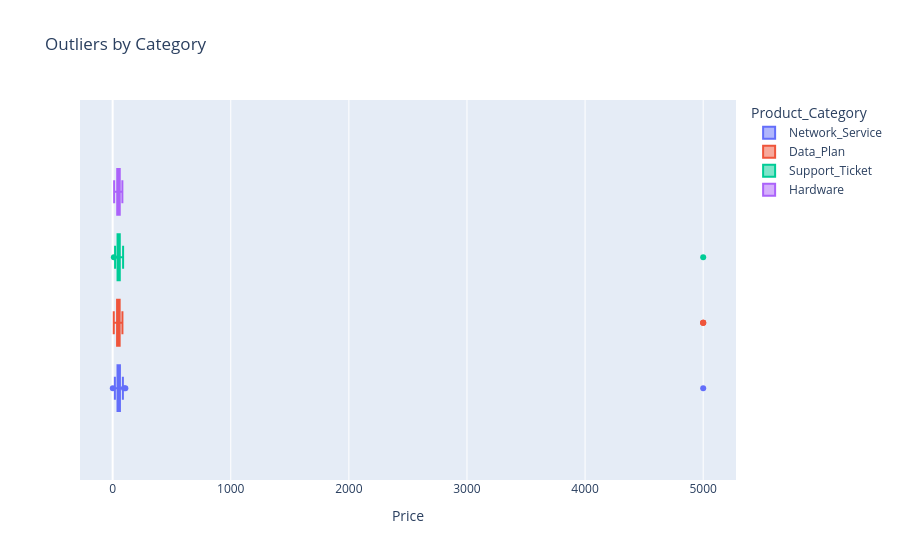

Notebook code cell kept with this figure:
### Code cell
import plotly.express as px
fig = px.box(df, x="Price", color="Product_Category",
             title="Outliers by Category",
             hover_data=["Transaction_ID"])
fig.show()

### Figure 1 — Plotly figure (JSON) as saved in the notebook; plotly's stock layout.template omitted (floating-point values rounded to 4 significant figures; data arrays with more than 128 entries replaced by an {"elided": "..."} marker saying what was removed)
{"data": [{"alignmentgroup": "True", "customdata": [["TXN1057"], ["TXN1321"], ["TXN1226"], ["TXN1467"], ["TXN1361"], ["TXN1185"], ["TXN1229"], ["TXN1317"], ["TXN1059"], ["TXN1158"], ["TXN1428"], ["TXN1336"], ["TXN1491"], ["TXN1217"], ["TXN1131"], ["TXN1253"], ["TXN1415"], ["TXN1198"], ["TXN1087"], ["TXN1247"], ["TXN1440"], ["TXN1136"], ["TXN1263"], ["TXN1184"], ["TXN1463"], ["TXN1403"], ["TXN1031"], ["TXN1432"], ["TXN1288"], ["TXN1119"], ["TXN1246"], ["TXN1015"], ["TXN1082"], ["TXN1141"], ["TXN1002"], ["TXN1292"], ["TXN1290"], ["TXN1413"], ["TXN1127"], ["TXN1132"], ["TXN1135"], ["TXN1035"], ["TXN1243"], ["TXN1228"], ["TXN1384"], ["TXN1454"], ["TXN1383"], ["TXN1301"], ["TXN1379"], ["TXN1137"], ["TXN1461"], ["TXN1021"], ["TXN1037"], ["TXN1260"], ["TXN1389"], ["TXN1298"], ["TXN1205"], ["TXN1180"], ["TXN1178"], ["TXN1494"], ["TXN1215"], ["TXN1286"], ["TXN1498"], ["TXN1254"], ["TXN1262"], ["TXN1484"], ["TXN1488"], ["TXN1148"], ["TXN1139"], ["TXN1352"], ["TXN1468"], ["TXN1358"], ["TXN1248"], ["TXN1251"], ["TXN1470"], ["TXN1161"], ["TXN1067"], ["TXN1478"], ["TXN1425"], ["TXN1133"], ["TXN1442"], ["TXN1388"], ["TXN1124"], ["TXN1305"], ["TXN1330"], ["TXN1351"], ["TXN1476"], ["TXN1030"], ["TXN1362"], ["TXN1203"], ["TXN1063"], ["TXN1274"], ["TXN1192"], ["TXN1006"], ["TXN1099"], ["TXN1426"], ["TXN1074"], ["TXN1062"], ["TXN1171"], ["TXN1287"], ["TXN1121"], ["TXN1072"], ["TXN1374"], ["TXN1278"], ["TXN1212"], ["TXN1399"], ["TXN1165"], ["TXN1116"], ["TXN1154"], ["TXN1209"], ["TXN1377"], ["TXN1482"], ["TXN1492"], ["TXN1489"], ["TXN1430"], ["TXN1152"], ["TXN1007"], ["TXN1300"], ["TXN1416"], ["TXN1331"], ["TXN1038"], ["TXN1276"]], "hovertemplate": "Product_Category=Network_Service<br>Price=%{x}<br>Transaction_ID=%{customdata[0]}<extra></extra>", "legendgroup": "Network_Service", "marker": {"color": "#636efa"}, "name": "Network_Service", "notched": false, "offsetgroup": "Network_Service", "orientation": "h", "showlegend": true, "x": [44.98, 37.54, 54.98, 50.89, 40.94, 64.39, 51.74, 42.69, 40.2, 28.28, NaN, 38.55, 69.07, 59.34, 48.05, 49.51, 70.33, NaN, 56.93, 51.11, 50.84, 34.91, 64.33, 71.77, 66.9, 42.84, 51.23, 38.14, 58.65, 41.13, 72.54, NaN, 71.62, 59.43, 5000.0, 48.08, 96.18, 36.17, 50.32, 51.45, 81.39, 25.81, 19.41, 73.27, 54.9, 46.11, 75.15, 63.22, 34.88, NaN, NaN, 107.8, 66.33, 42.29, 61.56, 40.3, 77.47, 51.47, 53.36, 42.13, 50.7, 74.67, 46.4, 18.99, 49.06, 44.86, 33.34, 37.62, 61.87, 62.54, 50.21, 58.66, 74.43, 49.17, 52.97, 46.8, 42.74, 46.18, 33.12, NaN, 24.61, 53.53, 62.38, 37.08, 51.49, 41.35, 39.31, 42.72, 51.3, 57.38, 63.77, 39.5, 37.4, 52.6, 58.82, 86.69, 1.381, 31.09, 37.59, 46.26, 46.97, 36.1, 63.07, 59.21, 26.08, 37.25, 47.6, 49.69, 53.67, 70.31, 43.88, 68.69, 60.83, 76.28, 57.22, 37.67, 55.78, 75.31, 56.2, 61.27, 50.96, 48.32], "x0": " ", "xaxis": "x", "y0": " ", "yaxis": "y", "type": "box"}, {"alignmentgroup": "True", "customdata": [["TXN1039"], ["TXN1109"], ["TXN1365"], ["TXN1199"], ["TXN1084"], ["TXN1414"], ["TXN1255"], ["TXN1472"], ["TXN1111"], ["TXN1368"], ["TXN1181"], ["TXN1219"], ["TXN1269"], ["TXN1256"], ["TXN1010"], ["TXN1402"], ["TXN1114"], ["TXN1410"], ["TXN1316"], ["TXN1078"], ["TXN1179"], ["TXN1013"], ["TXN1318"], ["TXN1458"], ["TXN1369"], ["TXN1221"], ["TXN1085"], ["TXN1448"], ["TXN1333"], ["TXN1177"], ["TXN1052"], ["TXN1054"], ["TXN1446"], ["TXN1211"], ["TXN1344"], ["TXN1060"], ["TXN1340"], ["TXN1291"], ["TXN1008"], ["TXN1297"], ["TXN1465"], ["TXN1210"], ["TXN1268"], ["TXN1486"], ["TXN1326"], ["TXN1064"], ["TXN1190"], ["TXN1220"], ["TXN1285"], ["TXN1168"], ["TXN1193"], ["TXN1311"], ["TXN1474"], ["TXN1188"], ["TXN1012"], ["TXN1345"], ["TXN1134"], ["TXN1003"], ["TXN1459"], ["TXN1241"], ["TXN1202"], ["TXN1439"], ["TXN1150"], ["TXN1011"], ["TXN1019"], ["TXN1183"], ["TXN1172"], ["TXN1100"], ["TXN1004"], ["TXN1302"], ["TXN1151"], ["TXN1213"], ["TXN1391"], ["TXN1327"], ["TXN1138"], ["TXN1313"], ["TXN1041"], ["TXN1355"], ["TXN1364"], ["TXN1123"], ["TXN1455"], ["TXN1387"], ["TXN1244"], ["TXN1314"], ["TXN1153"], ["TXN1259"], ["TXN1390"], ["TXN1495"], ["TXN1156"], ["TXN1147"], ["TXN1047"], ["TXN1359"], ["TXN1438"], ["TXN1194"], ["TXN1187"], ["TXN1283"], ["TXN1061"], ["TXN1080"], ["TXN1349"], ["TXN1386"], ["TXN1445"], ["TXN1496"], ["TXN1200"], ["TXN1050"], ["TXN1423"], ["TXN1238"], ["TXN1160"], ["TXN1145"], ["TXN1337"], ["TXN1176"], ["TXN1214"], ["TXN1342"], ["TXN1346"], ["TXN1249"], ["TXN1167"], ["TXN1000"], ["TXN1394"], ["TXN1146"], ["TXN1191"], ["TXN1058"], ["TXN1040"], ["TXN1264"]], "hovertemplate": "Product_Category=Data_Plan<br>Price=%{x}<br>Transaction_ID=%{customdata[0]}<extra></extra>", "legendgroup": "Data_Plan", "marker": {"color": "#EF553B"}, "name": "Data_Plan", "notched": false, "offsetgroup": "Data_Plan", "orientation": "h", "showlegend": true, "x": [33.83, 54.61, 53.82, 78.14, 67.45, 63.04, 48.66, 41.4, 59.44, 42.69, 38.4, 47.86, 34.47, 30.43, 50.87, NaN, NaN, 43.34, 40.24, 74.49, 50.19, 58.41, 41.11, 9.547, 43.51, 57.72, 50.15, 62.35, 58.15, 43.98, 38.11, 57.57, 34.82, 68.57, 49.01, 76.48, NaN, NaN, 36.74, 28.67, 33.4, 48.28, 48.39, 28.89, 41.35, 81.83, 82.85, 51.8, 70.5, 49.72, 41.01, 29.26, 49.51, 63.08, 55.37, 31.83, NaN, 5000.0, 49.19, 23.62, 36.52, 48.11, 56.19, 32.86, 57.71, 57.47, 57.79, NaN, 5000.0, 49.88, 41.54, 41.01, 67.16, 61.33, 67.37, 78.64, 60.19, 71.62, 67.52, 66.48, 27.45, 16.83, 45.96, 29.02, 53.66, 35.9, 27.82, 57.34, 42.93, 47.79, 59.51, 46.95, 35.16, 18.14, 38.49, 15.47, NaN, 43.4, 44.23, 62.44, 43.6, 31.67, NaN, 40.07, 49.17, 35.53, 39.22, NaN, 22.93, 60.35, 50.08, 59.58, 40.22, 29.3, 34.96, 5000.0, 59.49, 64.63, 37.88, 42.88, 39.27, 35.21], "x0": " ", "xaxis": "x", "y0": " ", "yaxis": "y", "type": "box"}, {"alignmentgroup": "True", "customdata": {"elided": "148x1 str values"}, "hovertemplate": "Product_Category=Support_Ticket<br>Price=%{x}<br>Transaction_ID=%{customdata[0]}<extra></extra>", "legendgroup": "Support_Ticket", "marker": {"color": "#00cc96"}, "name": "Support_Ticket", "notched": false, "offsetgroup": "Support_Ticket", "orientation": "h", "showlegend": true, "x": {"elided": "148 float values"}, "x0": " ", "xaxis": "x", "y0": " ", "yaxis": "y", "type": "box"}, {"alignmentgroup": "True", "customdata": [["TXN1093"], ["TXN1417"], ["TXN1094"], ["TXN1096"], ["TXN1105"], ["TXN1421"], ["TXN1303"], ["TXN1460"], ["TXN1042"], ["TXN1420"], ["TXN1431"], ["TXN1378"], ["TXN1075"], ["TXN1366"], ["TXN1296"], ["TXN1237"], ["TXN1049"], ["TXN1462"], ["TXN1051"], ["TXN1009"], ["TXN1073"], ["TXN1240"], ["TXN1367"], ["TXN1196"], ["TXN1294"], ["TXN1325"], ["TXN1026"], ["TXN1447"], ["TXN1065"], ["TXN1122"], ["TXN1372"], ["TXN1236"], ["TXN1250"], ["TXN1485"], ["TXN1033"], ["TXN1230"], ["TXN1070"], ["TXN1025"], ["TXN1483"], ["TXN1113"], ["TXN1309"], ["TXN1186"], ["TXN1225"], ["TXN1095"], ["TXN1409"], ["TXN1319"], ["TXN1412"], ["TXN1481"], ["TXN1307"], ["TXN1450"], ["TXN1208"], ["TXN1189"], ["TXN1453"], ["TXN1101"], ["TXN1227"], ["TXN1069"], ["TXN1282"], ["TXN1270"], ["TXN1245"], ["TXN1493"], ["TXN1279"], ["TXN1020"], ["TXN1164"], ["TXN1277"], ["TXN1086"], ["TXN1034"], ["TXN1169"], ["TXN1261"], ["TXN1451"], ["TXN1175"], ["TXN1324"], ["TXN1406"], ["TXN1195"], ["TXN1381"], ["TXN1022"], ["TXN1334"], ["TXN1155"], ["TXN1363"], ["TXN1098"], ["TXN1456"], ["TXN1106"], ["TXN1293"], ["TXN1222"], ["TXN1048"], ["TXN1356"], ["TXN1092"], ["TXN1027"], ["TXN1117"], ["TXN1397"], ["TXN1265"], ["TXN1104"], ["TXN1284"], ["TXN1257"], ["TXN1224"], ["TXN1419"], ["TXN1323"], ["TXN1449"], ["TXN1157"], ["TXN1452"], ["TXN1102"], ["TXN1089"], ["TXN1108"], ["TXN1071"], ["TXN1126"], ["TXN1182"], ["TXN1422"], ["TXN1304"], ["TXN1343"]], "hovertemplate": "Product_Category=Hardware<br>Price=%{x}<br>Transaction_ID=%{customdata[0]}<extra></extra>", "legendgroup": "Hardware", "marker": {"color": "#ab63fa"}, "name": "Hardware", "notched": false, "offsetgroup": "Hardware", "orientation": "h", "showlegend": true, "x": [59.93, 78.15, 73.79, 82.0, 62.74, 72.44, 72.2, 46.54, 39.04, 23.32, 53.36, 19.43, 34.63, 55.06, 38.65, 70.53, 52.8, 77.73, 62.79, 52.31, 49.11, 65.88, NaN, NaN, 25.9, 36.39, 45.27, 25.18, 65.49, 46.73, 54.35, 59.68, 24.45, 44.43, 21.99, 67.69, 56.66, 59.77, 18.9, 41.6, 47.14, 82.3, 69.17, 31.43, 35.32, 37.04, 61.35, 66.37, 58.08, 30.65, 24.3, 52.75, 75.04, 40.66, 38.77, 39.38, 45.87, 41.7, 60.76, 33.06, 61.36, 57.73, 62.86, 46.69, 35.28, 60.29, 45.67, 34.11, 30.57, 56.03, 46.42, 65.56, 42.11, 44.73, 58.56, 40.06, 42.4, 47.66, 47.72, 46.31, 55.36, 35.67, 60.67, 19.62, 12.93, 51.7, 61.38, 51.76, 53.72, 57.56, 41.16, 27.27, 60.05, 26.99, 31.33, 49.25, 51.1, 53.48, 44.96, 46.88, 41.0, 63.49, 61.62, 69.58, 50.37, 59.82, 51.16, 25.08], "x0": " ", "xaxis": "x", "y0": " ", "yaxis": "y", "type": "box"}], "layout": {"xaxis": {"anchor": "y", "domain": [0.0, 1.0], "title": {"text": "Price"}}, "yaxis": {"anchor": "x", "domain": [0.0, 1.0]}, "legend": {"title": {"text": "Product_Category"}, "tracegroupgap": 0}, "title": {"text": "Outliers by Category"}, "boxmode": "group"}}
